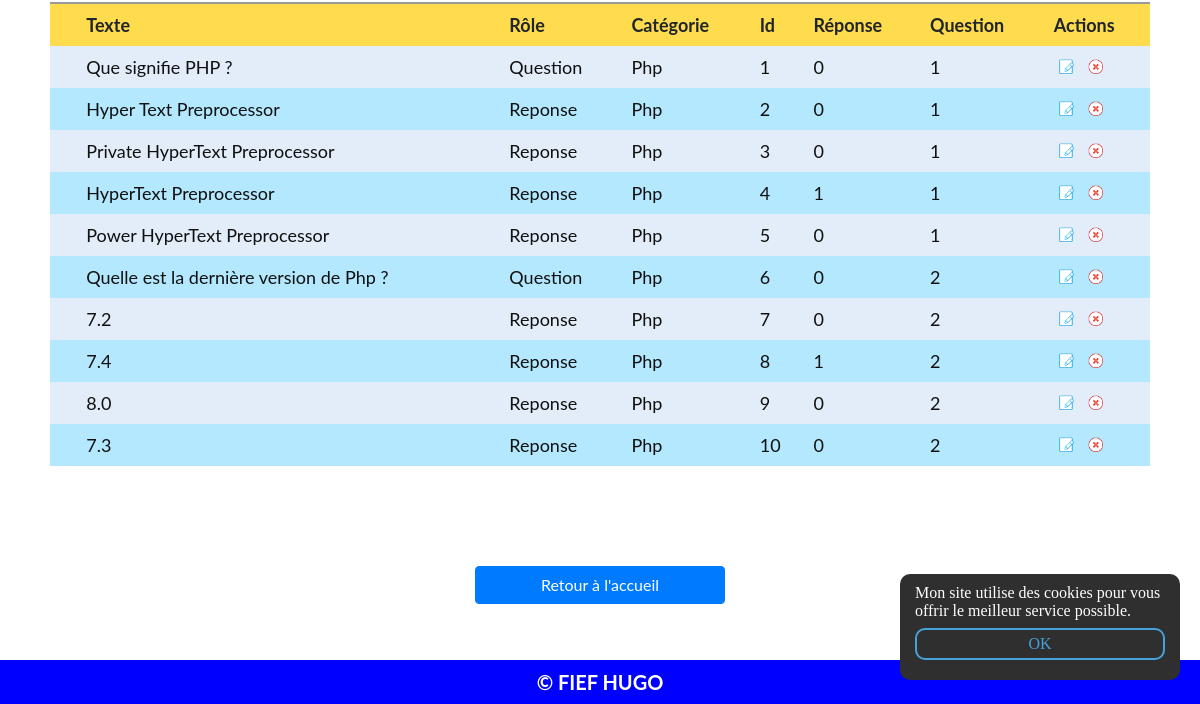
Page /crud/index.php (signed in, lower part) on the earlier database version.
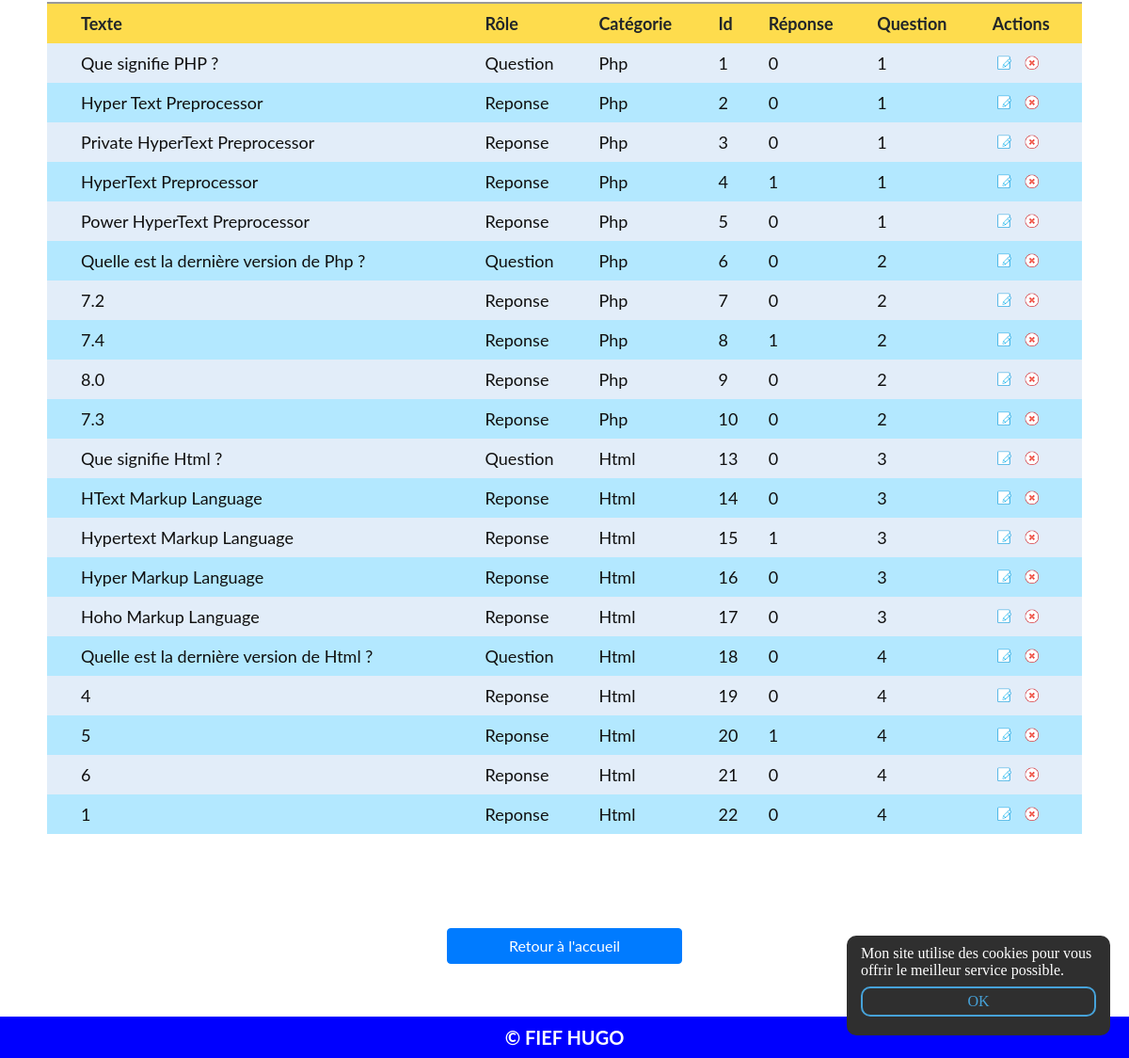
Same page on the later database version.
### tables this page shows
CREATE TABLE IF NOT EXISTS `quiz` (
  `id` int(11) NOT NULL AUTO_INCREMENT,
  `texte` varchar(255) NOT NULL,
  `role` varchar(255) NOT NULL,
  `id_categorie` int(11) NOT NULL,
  `reponse` int(11) NOT NULL,
  `id_question` int(11) NOT NULL,
  PRIMARY KEY (`id`)
);

CREATE TABLE IF NOT EXISTS `categorie_quiz` (
  `id` int(11) NOT NULL AUTO_INCREMENT,
  `nom` varchar(255) NOT NULL,
  PRIMARY KEY (`id`)
);

### include/require.php (called while the page is built, shortened)
<?php
$base = dirname(__FILE__);
require_once($base . "/class/Bdd.php");
require_once($base . "/head.php");
require_once($base . "/header.php");

### crud/index.php (called while the page is built, shortened)
<?php
$title = "Administration";
require_once("../include/require.php");
$quizList = Bdd::getInstance()->conn->query("SELECT *, quiz.id as theId, categorie_quiz.nom as theCat FROM `quiz`
		INNER JOIN categorie_quiz ON quiz.id_categorie = categorie_quiz.id");
require_once("views/index.view.php");
?>

### include/class/Bdd.php (called while the page is built, shortened)
<?php
class Bdd
{
    private static $_instance = null;
    private function __construct()
    {
        $this->conn = new PDO('mysql:host=localhost;dbname=otaku;charset=utf8', 'root', '', array(PDO::ATTR_ERRMODE => PDO::ERRMODE_EXCEPTION));
    }
    public static function getInstance()
    {
        if (!static::$_instance) {
            static::$_instance = new Bdd();
        }
        return static::$_instance;
    }
}

### crud/views/index.view.php (the view, shortened to what this page needs)
<div class="content">
                <?php
                $i = 0;
                foreach ($elementList as $value) {
                    if ($i % 2 == 0) {
                        $classname = "evenRow";
                    } else {
                        $classname = "oddRow";
                    }
                    ?>
                    <?php
                    $i++;
                }
                ?>
    <form name="frmUser" method="post">
        <div style="width: 100%; margin: 0 auto">
            <table style="width: 100%" border="0"
                   aria-describedby="listes résultats" class="tblListForm">
                <tr class="listheader">
                    <td></td>
                    <td>Texte</td>
                    <td>Rôle</td>
                    <td>Catégorie</td>
                    <td>Id</td>
                    <td>Réponse</td>
                    <td>Question</td>
                    <td>Actions</td>
                </tr>
                <?php
                $i = 0;
                foreach ($quizList as $value) {
                    if ($i % 2 == 0) {
                        $classname = "evenRow";
                    } else {
                        $classname = "oddRow";
                    }
                    ?>
                    <tr class="<?php if (isset($classname)) {
                            echo $classname;
                        } ?>"
                    >
                        <td></td>
                        <td><?php echo $value["texte"]; ?></td>
                        <td><?php echo $value["role"] ?></td>
                        <td><?php echo $value["theCat"] ?></td>
                        <td><?php echo $value["theId"] ?></td>
                        <td><?php echo $value["reponse"]; ?> </td>
                        <td><?php echo $value["id_question"]; ?></td>
                        <td>
                            <a href="editQ.php?id=<?php echo $value["theId"]; ?>&type=quiz" class="link">
                                <img style="margin: 0 auto;" alt='Edit' title='Modifier'
                                     src='../ressources/crud/edit.png'
                                     width='15px' height='15px'/>
                            </a>
                            <a href="delete.php?id=<?php echo $value["theId"]; ?>&type=quiz" class="link">
                                <img alt="Delete" title="Delete" src="../ressources/crud/delete.png"
                                    width="15px" height="15px">
                            </a>
                        </td>
                    </tr>
                    <?php
                    $i++;
                }
                ?>
            </table>
        </div>
    </form>
</div>
<a style="display: flex; justify-content: center; width: 250px; margin: 0 auto 100px;
    font-family: 'Lato', sans-serif;" class="btn btn-primary" href="../index.php">
    Retour à l'accueil
</a>
<?php require_once('../include/footer.php'); ?>

### include/head.php (shortened to what this page needs)
<!DOCTYPE html>
<html lang="fr">
<head>
    <?php if (isset($titleAdminCrud)) { ?>
        <link rel="stylesheet" href="../lib/bootstrap/bootstrap.min.css">
        <link rel="stylesheet" href="../lib/sweetalert/sweetalert.min.css">
        <link rel="stylesheet" type="text/css" href="https://cdn.jsdelivr.net/npm/slick-carousel@1.8.1/slick/slick.css"/>
        <link type="text/css" rel="stylesheet" href="../css/style.css">
    <?php } ?>
</head>

### include/header.php (shortened to what this page needs)
<?php require_once('require.php');
?>
<body <?php if (isset($title) && $title == "Accueil") { ?> class="maHome" <?php } ?> >

### include/footer.php
<?php if (!isset($_COOKIE['cdd'])) { ?>
    <div class="cookie-alert">
        <p>Mon site utilise des cookies pour vous offrir le meilleur service possible.
            <?php if (!isset($titleAdminCrud)) { ?>
            <a href="include/cookie.php">OK</a></p>
        <?php } else { ?>
            <a href="../include/cookie.php">OK</a></p>
        <?php } ?>
    </div>
<?php } ?>
<footer>
    <div class="copyright">
        <p>
            © FIEF HUGO
        </p>
    </div>
</footer>
</body>
</html>

### css/style.css (style rules this page uses)
* { box-sizing: border-box; }
html, body, div, span, applet, object, iframe, h1, h2, h3, h4, h5, h6, p, blockquote, pre, a, abbr, acronym, address, big, cite, code, del, dfn, em, img, ins, kbd, q, s, samp, small, strike, sub, sup, tt, var, b, u, i, dl, dt, dd, ol, ul, li, fieldset, form, label, legend, table, caption, tbody, tfoot, thead, tr, th, td, article, aside, canvas, details, embed, figure, figcaption, footer, header, hgroup, menu, nav, output, section, summary, time, mark, audio, video { margin: 0; padding: 0; border: 0; font-size: 100%; font: inherit; vertical-align: baseline; list-style: none; text-decoration: none; }
.logform input, a { margin: 5px; }
form { display: flex; justify-content: center; flex-direction: column; align-items: center; }
.evenRow { background-color: #E2EDF9; font-size: 12px; color: #101010; }
.oddRow { background-color: #B3E8FF; font-size: 12px; color: #101010; }
.tblListForm { border-top: 2px #999999 solid; }
.listheader { background-color: #fedc4d; font-size: 12px; font-weight: bold; }
.link { text-decoration: none; color: #5e8fc7; font-size: 11px; }
.content { margin-top: 100px; padding: 0 50px 50px; }
.content form { margin-bottom: 50px; }
.tblListForm td { font-family: 'Lato', sans-serif; font-size: 18px; vertical-align: middle; }
.cookie-alert { position: fixed; bottom: 24px; right: 20px; border-radius: 10px; background: #2f2f2f; color: #fff; padding: 10px 15px 20px; width: 280px; z-index: 999; }
.cookie-alert p { font-size: 16px !important; }
.cookie-alert a { display: block; text-align: center; padding: 5px 10px; margin: 8px auto 0 auto; border-radius: 10px; background: transparent; border: 2px solid #46A2D9; color: #46A2D9; transition: all .3s ease; }
footer { position: fixed; bottom: 0; width: 100%; }
.copyright { position: relative; display: block; bottom: 0; color: white; background-color: blue; width: 100%; padding: 10px 0; }
.copyright p { text-align: center; font-size: 20px; font-weight: bold; font-family: 'Lato', sans-serif; }

### crud/views/index.view.php (style rules this page uses)
td { padding: 10px; }

Differences in the rows shown:
added quiz: texte "Que signifie Html ?", role "Question", categorie_quiz.nom "Html", id "13", reponse "0", id_question "3"
added quiz: texte "HText Markup Language", role "Reponse", categorie_quiz.nom "Html", id "14", reponse "0", id_question "3"
added quiz: texte "Hypertext Markup Language", role "Reponse", categorie_quiz.nom "Html", id "15", reponse "1", id_question "3"
added quiz: texte "Hyper Markup Language", role "Reponse", categorie_quiz.nom "Html", id "16", reponse "0", id_question "3"
added quiz: texte "Hoho Markup Language", role "Reponse", categorie_quiz.nom "Html", id "17", reponse "0", id_question "3"
added quiz: texte "Quelle est la dernière version de Html ?", role "Question", categorie_quiz.nom "Html", id "18", reponse "0", id_question "4"
added quiz: texte "4", role "Reponse", categorie_quiz.nom "Html", id "19", reponse "0", id_question "4"
added quiz: texte "5", role "Reponse", categorie_quiz.nom "Html", id "20", reponse "1", id_question "4"
added quiz: texte "6", role "Reponse", categorie_quiz.nom "Html", id "21", reponse "0", id_question "4"
added quiz: texte "1", role "Reponse", categorie_quiz.nom "Html", id "22", reponse "0", id_question "4"
